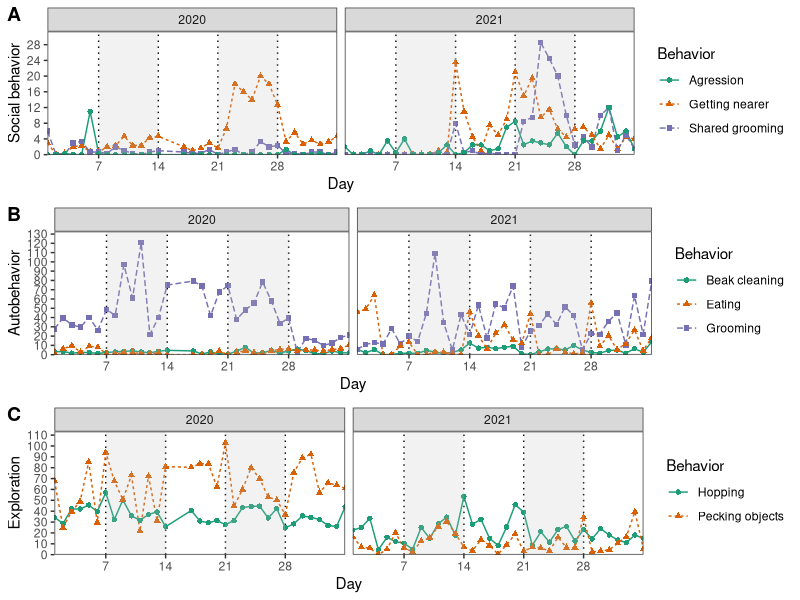
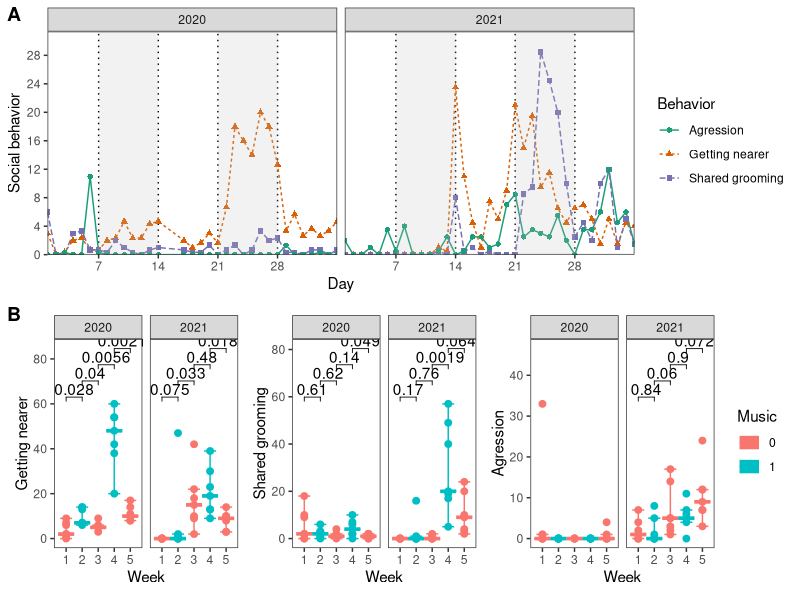
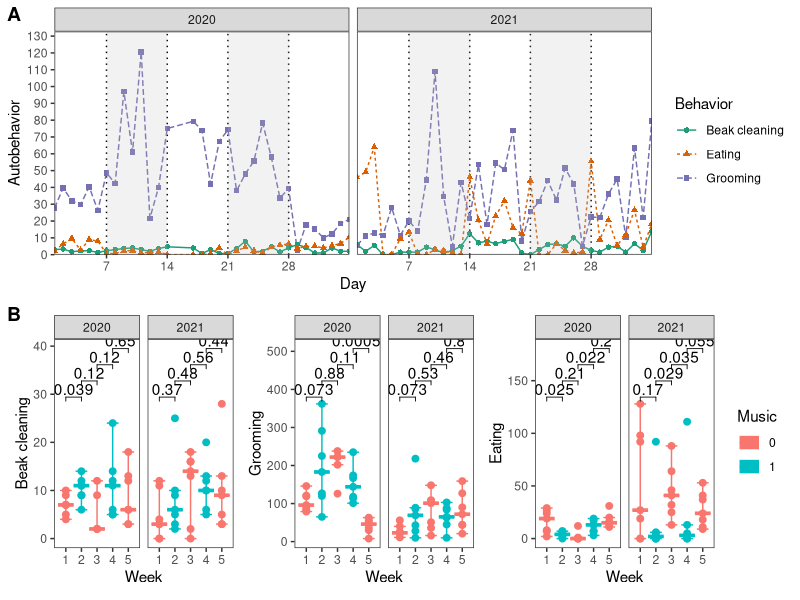
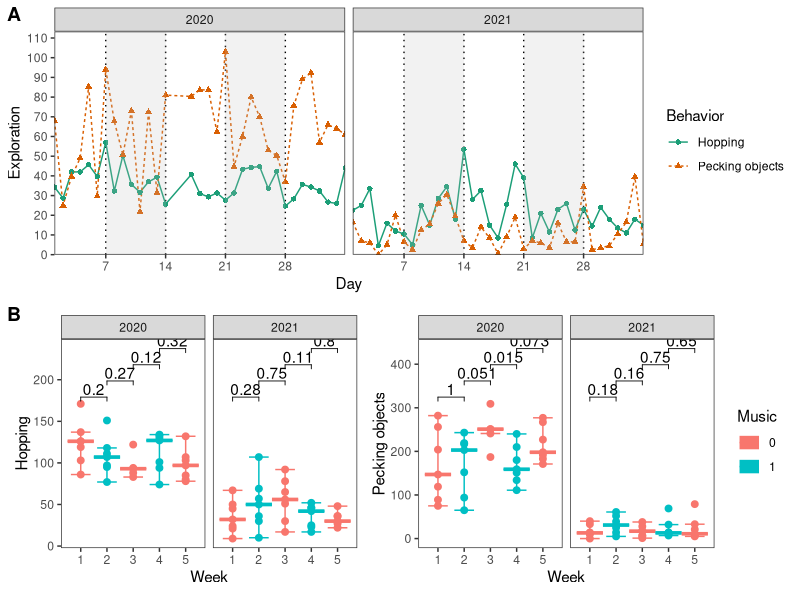
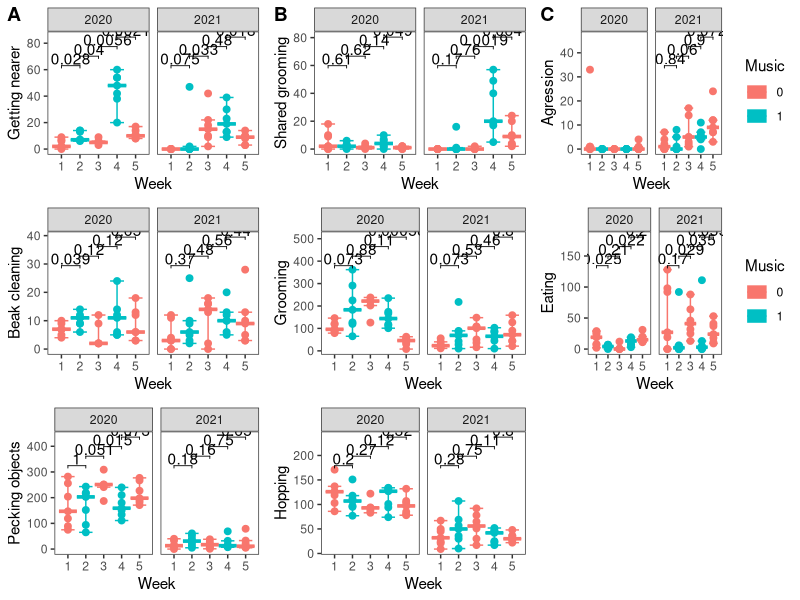

The R script that drew these images, in order:
#Load libraries. Install them with install.packages() if not found
library("ggplot2")
library("patchwork")
library("tidyverse")
library("ggpubr")

#Read data
readfile <- read.csv("rooks.csv", row.names = 1,sep=";",header=F)
obs<-as.data.frame(t(readfile))
obs$Music <- as.factor(obs$Music)
obs$Year <- as.factor(obs$Year)

#Reshape
obs_l <- pivot_longer(obs, -c(Day, Week, Year, Music), values_to = "Observations", names_to = "Behavior")

#Normalize
n20 = 3
n21 = 2
obs20 <- filter(obs_l, Year == 2020)
obs21 <- filter(obs_l, Year == 2021)
obs20$Observations <- obs20$Observations / n20
obs21$Observations <- obs21$Observations / n21
obs_n <- rbind(obs20, obs21)

#Filter
social <- c("Getting nearer", "Shared grooming", "Agression")
auto <- c ("Beak cleaning", "Grooming", "Eating")
exploration <- c("Hopping", "Pecking objects")
obs_social <- filter(obs_n, Behavior %in% social)
obs_auto <- filter(obs_n, Behavior %in% auto)
obs_explor <- filter(obs_n, Behavior %in% exploration)

#Line graphs by day
weeks <- c(0, 7.5, 14.5, 21.5, 28.5, 35)
social1 <- ggplot(obs_social, aes(x = Day, y = Observations)) + 
    scale_x_continuous(breaks = seq(0,34, by = 7), expand = c(0, 0)) + scale_y_continuous(n.breaks = 10, expand = expansion(mult = c(0, .1))) +
	geom_line(aes(linetype = Behavior, color = Behavior)) +
	geom_point(aes(shape = Behavior, color = Behavior)) +
	scale_color_brewer(palette = "Dark2") +
	annotate (geom = "rect", xmin =7, ymin = -Inf, xmax = 14, ymax = Inf, alpha =0.2, fill = "gray") + 
	annotate (geom = "rect", xmin =21, ymin = -Inf, xmax = 28, ymax = Inf, alpha =0.2, fill = "gray") + 
	ylab("Social behavior") +
    facet_grid (.~Year) +
    theme_bw() +
    theme(panel.grid.minor = element_blank(), panel.grid.major.y = element_blank(), panel.grid.major.x = element_line(linetype = "dotted", color = "black"))

auto1 <- ggplot(obs_auto, aes(x = Day, y = Observations)) + 
    scale_x_continuous(breaks = seq(0,34, by = 7), expand = c(0, 0)) + scale_y_continuous(n.breaks = 10, expand = expansion(mult = c(0, .1))) +
	geom_line(aes(linetype = Behavior, color = Behavior)) +
	geom_point(aes(shape = Behavior, color = Behavior)) +
	scale_color_brewer(palette = "Dark2") +
	annotate (geom = "rect", xmin =7, ymin = -Inf, xmax = 14, ymax = Inf, alpha =0.2, fill = "gray") + 
	annotate (geom = "rect", xmin =21, ymin = -Inf, xmax = 28, ymax = Inf, alpha =0.2, fill = "gray") + 
	ylab("Autobehavior") +
    facet_grid (.~Year) +
    theme_bw() +
    theme(panel.grid.minor = element_blank(), panel.grid.major.y = element_blank(), panel.grid.major.x = element_line(linetype = "dotted", color = "black"))
    
explo1 <- ggplot(obs_explor, aes(x = Day, y = Observations)) + 
    scale_x_continuous(breaks = seq(0,34, by = 7), expand = c(0, 0)) + scale_y_continuous(n.breaks = 10, expand = expansion(mult = c(0, .1))) +
	geom_line(aes(linetype = Behavior, color = Behavior)) +
	geom_point(aes(shape = Behavior, color = Behavior)) +
	scale_color_brewer(palette = "Dark2") +
	annotate (geom = "rect", xmin =7, ymin = -Inf, xmax = 14, ymax = Inf, alpha =0.2, fill = "gray") + 
	annotate (geom = "rect", xmin =21, ymin = -Inf, xmax = 28, ymax = Inf, alpha =0.2, fill = "gray") + 
	ylab("Exploration") +
    facet_grid (.~Year) +
    theme_bw() +
    theme(panel.grid.minor = element_blank(), panel.grid.major.y = element_blank(), panel.grid.major.x = element_line(linetype = "dotted", color = "black"))    

figure1 <- ggarrange(social1, auto1, explo1, labels = c("A", "B","C"), ncol =1, nrow =3)
ggsave("lines.pdf", width = 20, height = 27)  

#Points
show_tests = list(c(1,2), c(2,3), c(3,4), c(4,5))
social_p1 <- ggplot(obs, aes(group = Week, x = Week, y = `Getting nearer`, fill = Music)) + 
	geom_point(aes(color = Music), size = 2, shape = 21, show.legend = FALSE) +
	stat_summary(aes(color = Music), fun = median, fun.min = median, fun.max = median, geom = "crossbar", width = 1, show.legend = FALSE) +
	stat_boxplot(aes(color = Music), geom = "errorbar", width = 0.75, show.legend = FALSE) +
	stat_compare_means(comparisons = show_tests) +
	facet_grid (.~Year) +
	theme_bw() +
    theme(panel.grid.minor = element_blank(), panel.grid.major.y = element_blank(), panel.grid.major.x = element_blank())
	
social_p2 <- ggplot(obs, aes(group = Week, x = Week, y = `Shared grooming`, fill = Music)) + 
	geom_point(aes(color = Music), size = 2, shape = 21, show.legend = FALSE) +
	stat_summary(aes(color = Music), fun = median, fun.min = median, fun.max = median, geom = "crossbar", width = 1, show.legend = FALSE) +
	stat_boxplot(aes(color = Music), geom = "errorbar", width = 0.75, show.legend = FALSE) +
	stat_compare_means(comparisons = show_tests) +
	facet_grid (.~Year) +
	theme_bw() +
    theme(panel.grid.minor = element_blank(), panel.grid.major.y = element_blank(), panel.grid.major.x = element_blank())
  
social_p3 <- ggplot(obs, aes(group = Week, x = Week, y = `Agression`, fill = Music)) + 
	geom_point(aes(color = Music), size = 2, shape = 21) +
	stat_summary(aes(color = Music), fun = median, fun.min = median, fun.max = median, geom = "crossbar", width = 1) +
	stat_boxplot(aes(color = Music), geom = "errorbar", width = 0.75) +
	stat_compare_means(comparisons = show_tests) +
	facet_grid (.~Year) +
	theme_bw() +
	theme(panel.grid.minor = element_blank(), panel.grid.major.y = element_blank(), panel.grid.major.x = element_blank())
	
social2 <- social_p1 + social_p2 + social_p3
figure2 <- ggarrange(social1, social2, labels = c("A", "B"), ncol =1, nrow =2)
ggsave("social.pdf", width = 20, height = 20)  

auto_p1 <- ggplot(obs, aes(group = Week, x = Week, y = `Beak cleaning`, fill = Music)) + 
	geom_point(aes(color = Music), size = 2, shape = 21, show.legend = FALSE) +
	stat_summary(aes(color = Music), fun = median, fun.min = median, fun.max = median, geom = "crossbar", width = 1, show.legend = FALSE) +
	stat_boxplot(aes(color = Music), geom = "errorbar", width = 0.75, show.legend = FALSE) +
	stat_compare_means(comparisons = show_tests) +
	facet_grid (.~Year) +
	theme_bw() +
    theme(panel.grid.minor = element_blank(), panel.grid.major.y = element_blank(), panel.grid.major.x = element_blank())
	
auto_p2 <- ggplot(obs, aes(group = Week, x = Week, y = `Grooming`, fill = Music)) + 
	geom_point(aes(color = Music), size = 2, shape = 21, show.legend = FALSE) +
	stat_summary(aes(color = Music), fun = median, fun.min = median, fun.max = median, geom = "crossbar", width = 1, show.legend = FALSE) +
	stat_boxplot(aes(color = Music), geom = "errorbar", width = 0.75, show.legend = FALSE) +
	stat_compare_means(comparisons = show_tests) +
	facet_grid (.~Year) +
	theme_bw() +
    theme(panel.grid.minor = element_blank(), panel.grid.major.y = element_blank(), panel.grid.major.x = element_blank())
  
auto_p3 <- ggplot(obs, aes(group = Week, x = Week, y = `Eating`, fill = Music)) + 
	geom_point(aes(color = Music), size = 2, shape = 21) +
	stat_summary(aes(color = Music), fun = median, fun.min = median, fun.max = median, geom = "crossbar", width = 1) +
	stat_boxplot(aes(color = Music), geom = "errorbar", width = 0.75) +
	stat_compare_means(comparisons = show_tests) +
	facet_grid (.~Year) +
	theme_bw() +
	theme(panel.grid.minor = element_blank(), panel.grid.major.y = element_blank(), panel.grid.major.x = element_blank())

auto2 <- auto_p1 + auto_p2 + auto_p3

figure3 <- ggarrange(auto1, auto2, labels = c("A", "B"), ncol =1, nrow =2)
ggsave("auto.pdf", width = 20, height = 20)  

explo_p1 <- ggplot(obs, aes(group = Week, x = Week, y = `Pecking objects`, fill = Music)) + 
	geom_point(aes(color = Music), size = 2, shape = 21, show.legend = FALSE) +
	stat_summary(aes(color = Music), fun = median, fun.min = median, fun.max = median, geom = "crossbar", width = 1, show.legend = FALSE) +
	stat_boxplot(aes(color = Music), geom = "errorbar", width = 0.75, show.legend = FALSE) +
	stat_compare_means(comparisons = show_tests) +
	facet_grid (.~Year) +
	theme_bw() +
    theme(panel.grid.minor = element_blank(), panel.grid.major.y = element_blank(), panel.grid.major.x = element_blank())

explo_p2 <- ggplot(obs, aes(group = Week, x = Week, y = `Hopping`, fill = Music)) + 
	geom_point(aes(color = Music), size = 2, shape = 21, show.legend = FALSE) +
	stat_summary(aes(color = Music), fun = median, fun.min = median, fun.max = median, geom = "crossbar", width = 1, show.legend = FALSE) +
	stat_boxplot(aes(color = Music), geom = "errorbar", width = 0.75, show.legend = FALSE) +
	stat_compare_means(comparisons = show_tests) +
	facet_grid (.~Year) +
	theme_bw() +
    theme(panel.grid.minor = element_blank(), panel.grid.major.y = element_blank(), panel.grid.major.x = element_blank())
  
explo_p3 <- ggplot(obs, aes(group = Week, x = Week, y = `Pecking objects`, fill = Music)) + 
	geom_point(aes(color = Music), size = 2, shape = 21) +
	stat_summary(aes(color = Music), fun = median, fun.min = median, fun.max = median, geom = "crossbar", width = 1) +
	stat_boxplot(aes(color = Music), geom = "errorbar", width = 0.75) +
	stat_compare_means(comparisons = show_tests) +
	facet_grid (.~Year) +
	theme_bw() +
	theme(panel.grid.minor = element_blank(), panel.grid.major.y = element_blank(), panel.grid.major.x = element_blank())

explo2 <- explo_p2 + explo_p3

figure3 <- ggarrange(explo1, explo2, labels = c("A", "B"), ncol =1, nrow =2)
ggsave("explo.pdf", width = 20, height = 20)  

figure4 <- ggarrange(social_p1, social_p2, social_p3, auto_p1, auto_p2, auto_p3, explo_p1, explo_p2, labels = c("A", "B","C"), ncol =3, nrow =3)
ggsave("boxplots.pdf", width = 20, height = 20)  
